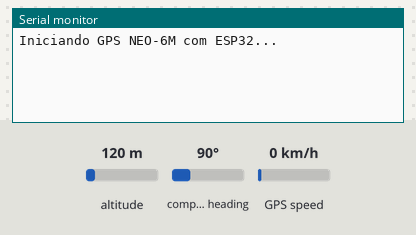
The sketch below on a simulated ESP32. On the bench: the last lines printed to the serial monitor. The inputs (shaded band) are chosen by the test bench; at power-on: altitude 120 m, GPS speed 0 km/h, compass heading 90°. The GPS gets a fix after 3 s at 37.7749, -122.4194 with 8 satellites.

Above: at 1.2 s.
1.3 s: altitude set to 20 m
At 3.7 s:
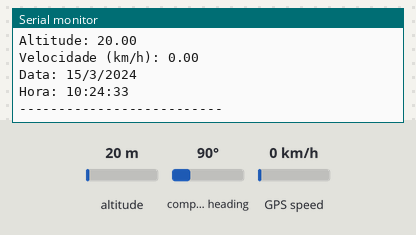
4.5 s: GPS speed set to 2 km/h
At 5.8 s:
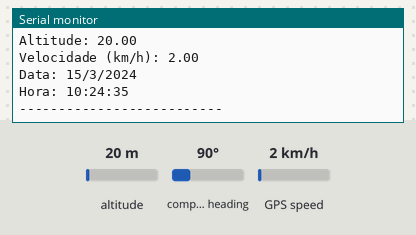
6.0 s: altitude set to 250 m
At 6.9 s:
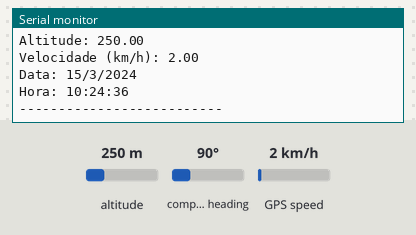
Timing chart, 0 to 9.0 s (numbered marks = the images above; inputs shaded):
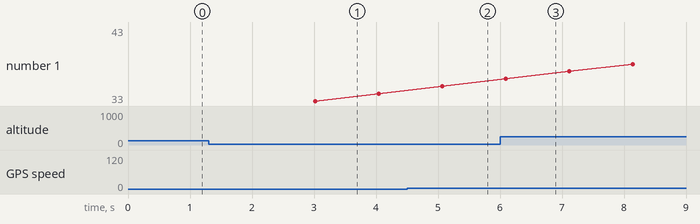

Measured:
- after the input at 1.3 s, the serial monitor: prints a new line after 1.7 s (image 1)
- after the input at 4.5 s, the serial monitor: prints a new line after 0.57 s (image 2)
- after the input at 6.0 s, the serial monitor: prints a new line after 0.09 s (image 3)

The sketch:

GPS_esp32.ino
```cpp
#include <TinyGPS++.h>
#include <HardwareSerial.h>

// Instanciando o GPS
TinyGPSPlus gps;
HardwareSerial gpsSerial(1); // Usaremos UART1

// Define os pinos RX/TX do GPS no ESP32
#define GPS_RX 16
#define GPS_TX 17

void setup() {
  Serial.begin(115200);        // Monitor serial
  gpsSerial.begin(9600, SERIAL_8N1, GPS_RX, GPS_TX);  // Serial para GPS
  Serial.println("Iniciando GPS NEO-6M com ESP32...");
}

void loop() {
  // Lê dados do GPS
  while (gpsSerial.available() > 0) {
    gps.encode(gpsSerial.read());
  }

  // Se temos localização válida, mostra os dados
  if (gps.location.isUpdated()) {
    Serial.print("Latitude: ");
    Serial.println(gps.location.lat(), 6);

    Serial.print("Longitude: ");
    Serial.println(gps.location.lng(), 6);

    Serial.print("Satélites: ");
    Serial.println(gps.satellites.value());

    Serial.print("Altitude: ");
    Serial.println(gps.altitude.meters());

    Serial.print("Velocidade (km/h): ");
    Serial.println(gps.speed.kmph());

    Serial.print("Data: ");
    Serial.print(gps.date.day());
    Serial.print("/");
    Serial.print(gps.date.month());
    Serial.print("/");
    Serial.println(gps.date.year());

    Serial.print("Hora: ");
    Serial.print(gps.time.hour());
    Serial.print(":");
    Serial.print(gps.time.minute());
    Serial.print(":");
    Serial.println(gps.time.second());

    Serial.println("--------------------------");
    delay(1000); // Aguarda 1 segundo para nova leitura
  }
}
```
